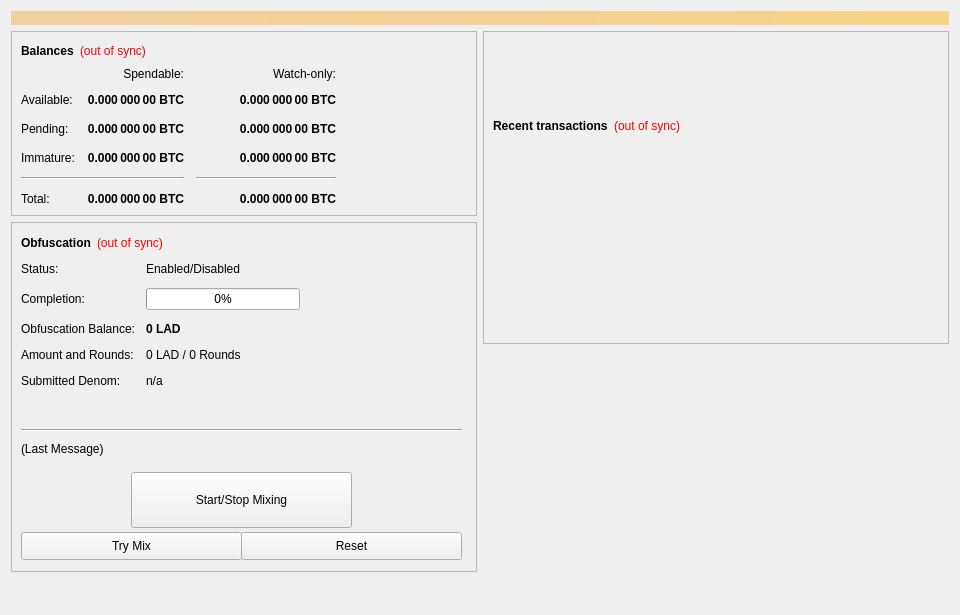
<?xml version="1.0" encoding="UTF-8"?>
<ui version="4.0">
 <class>OverviewPage</class>
 <widget class="QWidget" name="OverviewPage">
  <property name="geometry">
   <rect>
    <x>0</x>
    <y>0</y>
    <width>960</width>
    <height>615</height>
   </rect>
  </property>
  <property name="minimumSize">
   <size>
    <width>960</width>
    <height>0</height>
   </size>
  </property>
  <property name="windowTitle">
   <string>Form</string>
  </property>
  <layout class="QVBoxLayout" name="topLayout">
   <item>
    <widget class="QLabel" name="labelAlerts">
     <property name="visible">
      <bool>false</bool>
     </property>
     <property name="styleSheet">
      <string notr="true">background-color: qlineargradient(x1: 0, y1: 0, x2: 1, y2: 0, stop:0 #F0D0A0, stop:1 #F8D488); color:#000000;</string>
     </property>
     <property name="wordWrap">
      <bool>true</bool>
     </property>
     <property name="margin">
      <number>3</number>
     </property>
    </widget>
   </item>
   <item>
    <layout class="QHBoxLayout" name="horizontalLayout" stretch="1,1">
     <item>
      <layout class="QVBoxLayout" name="verticalLayout_2">
       <item>
        <widget class="QFrame" name="frame">
         <property name="frameShape">
          <enum>QFrame::StyledPanel</enum>
         </property>
         <property name="frameShadow">
          <enum>QFrame::Raised</enum>
         </property>
         <layout class="QVBoxLayout" name="verticalLayout_4">
          <item>
           <layout class="QHBoxLayout" name="horizontalLayout_4">
            <item>
             <widget class="QLabel" name="label_5">
              <property name="font">
               <font>
                <weight>75</weight>
                <bold>true</bold>
               </font>
              </property>
              <property name="text">
               <string>Balances</string>
              </property>
             </widget>
            </item>
            <item>
             <widget class="QLabel" name="labelWalletStatus">
              <property name="cursor">
               <cursorShape>WhatsThisCursor</cursorShape>
              </property>
              <property name="toolTip">
               <string>The displayed information may be out of date. Your wallet automatically synchronizes with the LemonAd network after a connection is established, but this process has not completed yet.</string>
              </property>
              <property name="styleSheet">
               <string notr="true">QLabel { color: red; }</string>
              </property>
              <property name="text">
               <string notr="true">(out of sync)</string>
              </property>
              <property name="alignment">
               <set>Qt::AlignLeading|Qt::AlignLeft|Qt::AlignVCenter</set>
              </property>
             </widget>
            </item>
            <item>
             <spacer name="horizontalSpacer_3">
              <property name="orientation">
               <enum>Qt::Horizontal</enum>
              </property>
              <property name="sizeHint" stdset="0">
               <size>
                <width>40</width>
                <height>20</height>
               </size>
              </property>
             </spacer>
            </item>
           </layout>
          </item>
          <item>
           <layout class="QGridLayout" name="gridLayout">
            <property name="spacing">
             <number>12</number>
            </property>
            <item row="2" column="2">
             <widget class="QLabel" name="labelWatchPending">
              <property name="font">
               <font>
                <weight>75</weight>
                <bold>true</bold>
               </font>
              </property>
              <property name="cursor">
               <cursorShape>IBeamCursor</cursorShape>
              </property>
              <property name="toolTip">
               <string>Unconfirmed transactions to watch-only addresses</string>
              </property>
              <property name="text">
               <string notr="true">0.000 000 00 BTC</string>
              </property>
              <property name="alignment">
               <set>Qt::AlignRight|Qt::AlignTrailing|Qt::AlignVCenter</set>
              </property>
              <property name="textInteractionFlags">
               <set>Qt::LinksAccessibleByMouse|Qt::TextSelectableByKeyboard|Qt::TextSelectableByMouse</set>
              </property>
             </widget>
            </item>
            <item row="2" column="1">
             <widget class="QLabel" name="labelUnconfirmed">
              <property name="font">
               <font>
                <weight>75</weight>
                <bold>true</bold>
               </font>
              </property>
              <property name="cursor">
               <cursorShape>IBeamCursor</cursorShape>
              </property>
              <property name="toolTip">
               <string>Total of transactions that have yet to be confirmed, and do not yet count toward the spendable balance</string>
              </property>
              <property name="text">
               <string notr="true">0.000 000 00 BTC</string>
              </property>
              <property name="alignment">
               <set>Qt::AlignRight|Qt::AlignTrailing|Qt::AlignVCenter</set>
              </property>
              <property name="textInteractionFlags">
               <set>Qt::LinksAccessibleByMouse|Qt::TextSelectableByKeyboard|Qt::TextSelectableByMouse</set>
              </property>
             </widget>
            </item>
            <item row="3" column="2">
             <widget class="QLabel" name="labelWatchImmature">
              <property name="font">
               <font>
                <weight>75</weight>
                <bold>true</bold>
               </font>
              </property>
              <property name="cursor">
               <cursorShape>IBeamCursor</cursorShape>
              </property>
              <property name="toolTip">
               <string>Staked or masternode rewards in watch-only addresses that has not yet matured</string>
              </property>
              <property name="text">
               <string notr="true">0.000 000 00 BTC</string>
              </property>
              <property name="alignment">
               <set>Qt::AlignRight|Qt::AlignTrailing|Qt::AlignVCenter</set>
              </property>
              <property name="textInteractionFlags">
               <set>Qt::LinksAccessibleByMouse|Qt::TextSelectableByKeyboard|Qt::TextSelectableByMouse</set>
              </property>
             </widget>
            </item>
            <item row="4" column="0" colspan="2">
             <widget class="Line" name="lineSpendableBalance">
              <property name="orientation">
               <enum>Qt::Horizontal</enum>
              </property>
             </widget>
            </item>
            <item row="4" column="2">
             <widget class="Line" name="lineWatchBalance">
              <property name="sizePolicy">
               <sizepolicy hsizetype="Preferred" vsizetype="Fixed">
                <horstretch>0</horstretch>
                <verstretch>0</verstretch>
               </sizepolicy>
              </property>
              <property name="minimumSize">
               <size>
                <width>140</width>
                <height>0</height>
               </size>
              </property>
              <property name="orientation">
               <enum>Qt::Horizontal</enum>
              </property>
             </widget>
            </item>
            <item row="5" column="0">
             <widget class="QLabel" name="labelTotalText">
              <property name="text">
               <string>Total:</string>
              </property>
             </widget>
            </item>
            <item row="3" column="1">
             <widget class="QLabel" name="labelImmature">
              <property name="font">
               <font>
                <weight>75</weight>
                <bold>true</bold>
               </font>
              </property>
              <property name="cursor">
               <cursorShape>IBeamCursor</cursorShape>
              </property>
              <property name="toolTip">
               <string>Staked or masternode rewards that has not yet matured</string>
              </property>
              <property name="text">
               <string notr="true">0.000 000 00 BTC</string>
              </property>
              <property name="alignment">
               <set>Qt::AlignRight|Qt::AlignTrailing|Qt::AlignVCenter</set>
              </property>
              <property name="textInteractionFlags">
               <set>Qt::LinksAccessibleByMouse|Qt::TextSelectableByKeyboard|Qt::TextSelectableByMouse</set>
              </property>
             </widget>
            </item>
            <item row="2" column="3">
             <spacer name="horizontalSpacer_2">
              <property name="orientation">
               <enum>Qt::Horizontal</enum>
              </property>
              <property name="sizeHint" stdset="0">
               <size>
                <width>40</width>
                <height>20</height>
               </size>
              </property>
             </spacer>
            </item>
            <item row="3" column="0">
             <widget class="QLabel" name="labelImmatureText">
              <property name="text">
               <string>Immature:</string>
              </property>
             </widget>
            </item>
            <item row="5" column="1">
             <widget class="QLabel" name="labelTotal">
              <property name="font">
               <font>
                <weight>75</weight>
                <bold>true</bold>
               </font>
              </property>
              <property name="cursor">
               <cursorShape>IBeamCursor</cursorShape>
              </property>
              <property name="toolTip">
               <string>Your current total balance</string>
              </property>
              <property name="text">
               <string notr="true">0.000 000 00 BTC</string>
              </property>
              <property name="alignment">
               <set>Qt::AlignRight|Qt::AlignTrailing|Qt::AlignVCenter</set>
              </property>
              <property name="textInteractionFlags">
               <set>Qt::LinksAccessibleByMouse|Qt::TextSelectableByKeyboard|Qt::TextSelectableByMouse</set>
              </property>
             </widget>
            </item>
            <item row="5" column="2">
             <widget class="QLabel" name="labelWatchTotal">
              <property name="font">
               <font>
                <weight>75</weight>
                <bold>true</bold>
               </font>
              </property>
              <property name="cursor">
               <cursorShape>IBeamCursor</cursorShape>
              </property>
              <property name="toolTip">
               <string>Current total balance in watch-only addresses</string>
              </property>
              <property name="text">
               <string notr="true">0.000 000 00 BTC</string>
              </property>
              <property name="alignment">
               <set>Qt::AlignRight|Qt::AlignTrailing|Qt::AlignVCenter</set>
              </property>
              <property name="textInteractionFlags">
               <set>Qt::LinksAccessibleByMouse|Qt::TextSelectableByKeyboard|Qt::TextSelectableByMouse</set>
              </property>
             </widget>
            </item>
            <item row="0" column="2">
             <widget class="QLabel" name="labelWatchonly">
              <property name="text">
               <string>Watch-only:</string>
              </property>
              <property name="alignment">
               <set>Qt::AlignRight|Qt::AlignTrailing|Qt::AlignVCenter</set>
              </property>
             </widget>
            </item>
            <item row="1" column="0">
             <widget class="QLabel" name="labelBalanceText">
              <property name="text">
               <string>Available:</string>
              </property>
             </widget>
            </item>
            <item row="1" column="1">
             <widget class="QLabel" name="labelBalance">
              <property name="font">
               <font>
                <weight>75</weight>
                <bold>true</bold>
               </font>
              </property>
              <property name="cursor">
               <cursorShape>IBeamCursor</cursorShape>
              </property>
              <property name="toolTip">
               <string>Your current spendable balance</string>
              </property>
              <property name="text">
               <string notr="true">0.000 000 00 BTC</string>
              </property>
              <property name="alignment">
               <set>Qt::AlignRight|Qt::AlignTrailing|Qt::AlignVCenter</set>
              </property>
              <property name="textInteractionFlags">
               <set>Qt::LinksAccessibleByMouse|Qt::TextSelectableByKeyboard|Qt::TextSelectableByMouse</set>
              </property>
             </widget>
            </item>
            <item row="1" column="2">
             <widget class="QLabel" name="labelWatchAvailable">
              <property name="font">
               <font>
                <weight>75</weight>
                <bold>true</bold>
               </font>
              </property>
              <property name="cursor">
               <cursorShape>IBeamCursor</cursorShape>
              </property>
              <property name="toolTip">
               <string>Your current balance in watch-only addresses</string>
              </property>
              <property name="text">
               <string notr="true">0.000 000 00 BTC</string>
              </property>
              <property name="alignment">
               <set>Qt::AlignRight|Qt::AlignTrailing|Qt::AlignVCenter</set>
              </property>
              <property name="textInteractionFlags">
               <set>Qt::LinksAccessibleByMouse|Qt::TextSelectableByKeyboard|Qt::TextSelectableByMouse</set>
              </property>
             </widget>
            </item>
            <item row="2" column="0">
             <widget class="QLabel" name="labelPendingText">
              <property name="text">
               <string>Pending:</string>
              </property>
             </widget>
            </item>
            <item row="0" column="1">
             <widget class="QLabel" name="labelSpendable">
              <property name="text">
               <string>Spendable:</string>
              </property>
              <property name="alignment">
               <set>Qt::AlignRight|Qt::AlignTrailing|Qt::AlignVCenter</set>
              </property>
             </widget>
            </item>
           </layout>
          </item>
         </layout>
        </widget>
       </item>
       <item>
        <widget class="QFrame" name="frameObfuscation">
         <property name="minimumSize">
          <size>
           <width>0</width>
           <height>350</height>
          </size>
         </property>
         <property name="layoutDirection">
          <enum>Qt::LeftToRight</enum>
         </property>
         <property name="frameShape">
          <enum>QFrame::StyledPanel</enum>
         </property>
         <property name="frameShadow">
          <enum>QFrame::Raised</enum>
         </property>
         <widget class="QWidget" name="formLayoutWidget">
          <property name="geometry">
           <rect>
            <x>10</x>
            <y>40</y>
            <width>451</width>
            <height>161</height>
           </rect>
          </property>
          <layout class="QFormLayout" name="formLayout">
           <property name="fieldGrowthPolicy">
            <enum>QFormLayout::AllNonFixedFieldsGrow</enum>
           </property>
           <property name="horizontalSpacing">
            <number>11</number>
           </property>
           <property name="verticalSpacing">
            <number>12</number>
           </property>
           <item row="0" column="0">
            <widget class="QLabel" name="label_6">
             <property name="text">
              <string>Status:</string>
             </property>
            </widget>
           </item>
           <item row="1" column="0">
            <widget class="QLabel" name="label_7">
             <property name="text">
              <string>Completion:</string>
             </property>
            </widget>
           </item>
           <item row="1" column="1">
            <widget class="QProgressBar" name="obfuscationProgress">
             <property name="maximumSize">
              <size>
               <width>154</width>
               <height>16777215</height>
              </size>
             </property>
             <property name="value">
              <number>0</number>
             </property>
            </widget>
           </item>
           <item row="2" column="0">
            <widget class="QLabel" name="labelAnonymizedText">
             <property name="text">
              <string>Obfuscation Balance:</string>
             </property>
            </widget>
           </item>
           <item row="2" column="1">
            <widget class="QLabel" name="labelAnonymized">
             <property name="font">
              <font>
               <weight>75</weight>
               <bold>true</bold>
              </font>
             </property>
             <property name="text">
              <string notr="true">0 LAD</string>
             </property>
            </widget>
           </item>
           <item row="3" column="0">
            <widget class="QLabel" name="label_8">
             <property name="text">
              <string>Amount and Rounds:</string>
             </property>
            </widget>
           </item>
           <item row="3" column="1">
            <widget class="QLabel" name="labelAmountRounds">
             <property name="text">
              <string>0 LAD / 0 Rounds</string>
             </property>
            </widget>
           </item>
           <item row="4" column="0">
            <widget class="QLabel" name="label_9">
             <property name="text">
              <string>Submitted Denom:</string>
             </property>
            </widget>
           </item>
           <item row="4" column="1">
            <widget class="QLabel" name="labelSubmittedDenom">
             <property name="toolTip">
              <string>The denominations you submitted to the Masternode.&lt;br&gt;To mix, other users must submit the exact same denominations.</string>
             </property>
             <property name="text">
              <string>n/a</string>
             </property>
            </widget>
           </item>
           <item row="0" column="1">
            <widget class="QLabel" name="obfuscationEnabled">
             <property name="text">
              <string>Enabled/Disabled</string>
             </property>
            </widget>
           </item>
          </layout>
         </widget>
         <widget class="QPushButton" name="runAutoDenom">
          <property name="geometry">
           <rect>
            <x>251</x>
            <y>17</y>
            <width>1</width>
            <height>1</height>
           </rect>
          </property>
          <property name="palette">
           <palette>
            <active>
             <colorrole role="WindowText">
              <brush brushstyle="SolidPattern">
               <color alpha="255">
                <red>0</red>
                <green>0</green>
                <blue>0</blue>
               </color>
              </brush>
             </colorrole>
             <colorrole role="Button">
              <brush brushstyle="SolidPattern">
               <color alpha="255">
                <red>239</red>
                <green>238</green>
                <blue>238</blue>
               </color>
              </brush>
             </colorrole>
             <colorrole role="Light">
              <brush brushstyle="SolidPattern">
               <color alpha="255">
                <red>255</red>
                <green>255</green>
                <blue>255</blue>
               </color>
              </brush>
             </colorrole>
             <colorrole role="Midlight">
              <brush brushstyle="SolidPattern">
               <color alpha="255">
                <red>247</red>
                <green>246</green>
                <blue>246</blue>
               </color>
              </brush>
             </colorrole>
             <colorrole role="Dark">
              <brush brushstyle="SolidPattern">
               <color alpha="255">
                <red>119</red>
                <green>119</green>
                <blue>119</blue>
               </color>
              </brush>
             </colorrole>
             <colorrole role="Mid">
              <brush brushstyle="SolidPattern">
               <color alpha="255">
                <red>159</red>
                <green>159</green>
                <blue>159</blue>
               </color>
              </brush>
             </colorrole>
             <colorrole role="Text">
              <brush brushstyle="SolidPattern">
               <color alpha="255">
                <red>0</red>
                <green>0</green>
                <blue>0</blue>
               </color>
              </brush>
             </colorrole>
             <colorrole role="BrightText">
              <brush brushstyle="SolidPattern">
               <color alpha="255">
                <red>255</red>
                <green>255</green>
                <blue>255</blue>
               </color>
              </brush>
             </colorrole>
             <colorrole role="ButtonText">
              <brush brushstyle="SolidPattern">
               <color alpha="255">
                <red>0</red>
                <green>0</green>
                <blue>0</blue>
               </color>
              </brush>
             </colorrole>
             <colorrole role="Base">
              <brush brushstyle="SolidPattern">
               <color alpha="255">
                <red>255</red>
                <green>255</green>
                <blue>255</blue>
               </color>
              </brush>
             </colorrole>
             <colorrole role="Window">
              <brush brushstyle="SolidPattern">
               <color alpha="255">
                <red>239</red>
                <green>238</green>
                <blue>238</blue>
               </color>
              </brush>
             </colorrole>
             <colorrole role="Shadow">
              <brush brushstyle="SolidPattern">
               <color alpha="255">
                <red>0</red>
                <green>0</green>
                <blue>0</blue>
               </color>
              </brush>
             </colorrole>
             <colorrole role="AlternateBase">
              <brush brushstyle="SolidPattern">
               <color alpha="255">
                <red>247</red>
                <green>246</green>
                <blue>246</blue>
               </color>
              </brush>
             </colorrole>
             <colorrole role="ToolTipBase">
              <brush brushstyle="SolidPattern">
               <color alpha="255">
                <red>255</red>
                <green>255</green>
                <blue>220</blue>
               </color>
              </brush>
             </colorrole>
             <colorrole role="ToolTipText">
              <brush brushstyle="SolidPattern">
               <color alpha="255">
                <red>0</red>
                <green>0</green>
                <blue>0</blue>
               </color>
              </brush>
             </colorrole>
            </active>
            <inactive>
             <colorrole role="WindowText">
              <brush brushstyle="SolidPattern">
               <color alpha="255">
                <red>0</red>
                <green>0</green>
                <blue>0</blue>
               </color>
              </brush>
             </colorrole>
             <colorrole role="Button">
              <brush brushstyle="SolidPattern">
               <color alpha="255">
                <red>239</red>
                <green>238</green>
                <blue>238</blue>
               </color>
              </brush>
             </colorrole>
             <colorrole role="Light">
              <brush brushstyle="SolidPattern">
               <color alpha="255">
                <red>255</red>
                <green>255</green>
                <blue>255</blue>
               </color>
              </brush>
             </colorrole>
             <colorrole role="Midlight">
              <brush brushstyle="SolidPattern">
               <color alpha="255">
                <red>247</red>
                <green>246</green>
                <blue>246</blue>
               </color>
              </brush>
             </colorrole>
             <colorrole role="Dark">
              <brush brushstyle="SolidPattern">
               <color alpha="255">
                <red>119</red>
                <green>119</green>
                <blue>119</blue>
               </color>
              </brush>
             </colorrole>
             <colorrole role="Mid">
              <brush brushstyle="SolidPattern">
               <color alpha="255">
                <red>159</red>
                <green>159</green>
                <blue>159</blue>
               </color>
              </brush>
             </colorrole>
             <colorrole role="Text">
              <brush brushstyle="SolidPattern">
               <color alpha="255">
                <red>0</red>
                <green>0</green>
                <blue>0</blue>
               </color>
              </brush>
             </colorrole>
             <colorrole role="BrightText">
              <brush brushstyle="SolidPattern">
               <color alpha="255">
                <red>255</red>
                <green>255</green>
                <blue>255</blue>
               </color>
              </brush>
             </colorrole>
             <colorrole role="ButtonText">
              <brush brushstyle="SolidPattern">
               <color alpha="255">
                <red>0</red>
                <green>0</green>
                <blue>0</blue>
               </color>
              </brush>
             </colorrole>
             <colorrole role="Base">
              <brush brushstyle="SolidPattern">
               <color alpha="255">
                <red>255</red>
                <green>255</green>
                <blue>255</blue>
               </color>
              </brush>
             </colorrole>
             <colorrole role="Window">
              <brush brushstyle="SolidPattern">
               <color alpha="255">
                <red>239</red>
                <green>238</green>
                <blue>238</blue>
               </color>
              </brush>
             </colorrole>
             <colorrole role="Shadow">
              <brush brushstyle="SolidPattern">
               <color alpha="255">
                <red>0</red>
                <green>0</green>
                <blue>0</blue>
               </color>
              </brush>
             </colorrole>
             <colorrole role="AlternateBase">
              <brush brushstyle="SolidPattern">
               <color alpha="255">
                <red>247</red>
                <green>246</green>
                <blue>246</blue>
               </color>
              </brush>
             </colorrole>
             <colorrole role="ToolTipBase">
              <brush brushstyle="SolidPattern">
               <color alpha="255">
                <red>255</red>
                <green>255</green>
                <blue>220</blue>
               </color>
              </brush>
             </colorrole>
             <colorrole role="ToolTipText">
              <brush brushstyle="SolidPattern">
               <color alpha="255">
                <red>0</red>
                <green>0</green>
                <blue>0</blue>
               </color>
              </brush>
             </colorrole>
            </inactive>
            <disabled>
             <colorrole role="WindowText">
              <brush brushstyle="SolidPattern">
               <color alpha="255">
                <red>119</red>
                <green>119</green>
                <blue>119</blue>
               </color>
              </brush>
             </colorrole>
             <colorrole role="Button">
              <brush brushstyle="SolidPattern">
               <color alpha="255">
                <red>239</red>
                <green>238</green>
                <blue>238</blue>
               </color>
              </brush>
             </colorrole>
             <colorrole role="Light">
              <brush brushstyle="SolidPattern">
               <color alpha="255">
                <red>255</red>
                <green>255</green>
                <blue>255</blue>
               </color>
              </brush>
             </colorrole>
             <colorrole role="Midlight">
              <brush brushstyle="SolidPattern">
               <color alpha="255">
                <red>247</red>
                <green>246</green>
                <blue>246</blue>
               </color>
              </brush>
             </colorrole>
             <colorrole role="Dark">
              <brush brushstyle="SolidPattern">
               <color alpha="255">
                <red>119</red>
                <green>119</green>
                <blue>119</blue>
               </color>
              </brush>
             </colorrole>
             <colorrole role="Mid">
              <brush brushstyle="SolidPattern">
               <color alpha="255">
                <red>159</red>
                <green>159</green>
                <blue>159</blue>
               </color>
              </brush>
             </colorrole>
             <colorrole role="Text">
              <brush brushstyle="SolidPattern">
               <color alpha="255">
                <red>119</red>
                <green>119</green>
                <blue>119</blue>
               </color>
              </brush>
             </colorrole>
             <colorrole role="BrightText">
              <brush brushstyle="SolidPattern">
               <color alpha="255">
                <red>255</red>
                <green>255</green>
                <blue>255</blue>
               </color>
              </brush>
             </colorrole>
             <colorrole role="ButtonText">
              <brush brushstyle="SolidPattern">
               <color alpha="255">
                <red>119</red>
                <green>119</green>
                <blue>119</blue>
               </color>
              </brush>
             </colorrole>
             <colorrole role="Base">
              <brush brushstyle="SolidPattern">
               <color alpha="255">
                <red>239</red>
                <green>238</green>
                <blue>238</blue>
               </color>
              </brush>
             </colorrole>
             <colorrole role="Window">
              <brush brushstyle="SolidPattern">
               <color alpha="255">
                <red>239</red>
                <green>238</green>
                <blue>238</blue>
               </color>
              </brush>
             </colorrole>
             <colorrole role="Shadow">
              <brush brushstyle="SolidPattern">
               <color alpha="255">
                <red>0</red>
                <green>0</green>
                <blue>0</blue>
               </color>
              </brush>
             </colorrole>
             <colorrole role="AlternateBase">
              <brush brushstyle="SolidPattern">
               <color alpha="255">
                <red>239</red>
                <green>238</green>
                <blue>238</blue>
               </color>
              </brush>
             </colorrole>
             <colorrole role="ToolTipBase">
              <brush brushstyle="SolidPattern">
               <color alpha="255">
                <red>255</red>
                <green>255</green>
                <blue>220</blue>
               </color>
              </brush>
             </colorrole>
             <colorrole role="ToolTipText">
              <brush brushstyle="SolidPattern">
               <color alpha="255">
                <red>0</red>
                <green>0</green>
                <blue>0</blue>
               </color>
              </brush>
             </colorrole>
            </disabled>
           </palette>
          </property>
          <property name="focusPolicy">
           <enum>Qt::NoFocus</enum>
          </property>
          <property name="autoFillBackground">
           <bool>true</bool>
          </property>
          <property name="text">
           <string/>
          </property>
          <property name="flat">
           <bool>true</bool>
          </property>
         </widget>
         <widget class="QPushButton" name="toggleObfuscation">
          <property name="geometry">
           <rect>
            <x>120</x>
            <y>250</y>
            <width>221</width>
            <height>56</height>
           </rect>
          </property>
          <property name="sizePolicy">
           <sizepolicy hsizetype="MinimumExpanding" vsizetype="Fixed">
            <horstretch>0</horstretch>
            <verstretch>0</verstretch>
           </sizepolicy>
          </property>
          <property name="text">
           <string>Start/Stop Mixing</string>
          </property>
         </widget>
         <widget class="Line" name="lineLastMessage">
          <property name="geometry">
           <rect>
            <x>10</x>
            <y>200</y>
            <width>441</width>
            <height>16</height>
           </rect>
          </property>
          <property name="orientation">
           <enum>Qt::Horizontal</enum>
          </property>
         </widget>
         <widget class="QLabel" name="obfuscationStatus">
          <property name="geometry">
           <rect>
            <x>10</x>
            <y>220</y>
            <width>451</width>
            <height>61</height>
           </rect>
          </property>
          <property name="minimumSize">
           <size>
            <width>288</width>
            <height>43</height>
           </size>
          </property>
          <property name="text">
           <string>(Last Message)</string>
          </property>
          <property name="alignment">
           <set>Qt::AlignLeading|Qt::AlignLeft|Qt::AlignTop</set>
          </property>
          <property name="wordWrap">
           <bool>true</bool>
          </property>
         </widget>
         <widget class="QPushButton" name="obfuscationAuto">
          <property name="geometry">
           <rect>
            <x>10</x>
            <y>310</y>
            <width>221</width>
            <height>28</height>
           </rect>
          </property>
          <property name="sizePolicy">
           <sizepolicy hsizetype="MinimumExpanding" vsizetype="Fixed">
            <horstretch>0</horstretch>
            <verstretch>0</verstretch>
           </sizepolicy>
          </property>
          <property name="toolTip">
           <string>Try to manually submit a Obfuscation request.</string>
          </property>
          <property name="text">
           <string>Try Mix</string>
          </property>
         </widget>
         <widget class="QPushButton" name="obfuscationReset">
          <property name="geometry">
           <rect>
            <x>230</x>
            <y>310</y>
            <width>221</width>
            <height>28</height>
           </rect>
          </property>
          <property name="sizePolicy">
           <sizepolicy hsizetype="MinimumExpanding" vsizetype="Fixed">
            <horstretch>0</horstretch>
            <verstretch>0</verstretch>
           </sizepolicy>
          </property>
          <property name="toolTip">
           <string>Reset the current status of Obfuscation (can interrupt Obfuscation if it's in the process of Mixing, which can cost you money!)</string>
          </property>
          <property name="autoFillBackground">
           <bool>false</bool>
          </property>
          <property name="text">
           <string>Reset</string>
          </property>
         </widget>
         <widget class="QWidget" name="layoutWidget">
          <property name="geometry">
           <rect>
            <x>10</x>
            <y>10</y>
            <width>431</width>
            <height>22</height>
           </rect>
          </property>
          <layout class="QHBoxLayout" name="horizontalLayout_5">
           <item>
            <widget class="QLabel" name="label_2">
             <property name="font">
              <font>
               <weight>75</weight>
               <bold>true</bold>
              </font>
             </property>
             <property name="text">
              <string>Obfuscation</string>
             </property>
            </widget>
           </item>
           <item>
            <widget class="QLabel" name="labelObfuscationSyncStatus">
             <property name="toolTip">
              <string>The displayed information may be out of date. Your wallet automatically synchronizes with the LemonAd network after a connection is established, but this process has not completed yet.</string>
             </property>
             <property name="styleSheet">
              <string notr="true">QLabel { color: red; }</string>
             </property>
             <property name="text">
              <string notr="true">(out of sync)</string>
             </property>
             <property name="alignment">
              <set>Qt::AlignLeading|Qt::AlignLeft|Qt::AlignVCenter</set>
             </property>
            </widget>
           </item>
           <item>
            <spacer name="horizontalSpacer_4">
             <property name="orientation">
              <enum>Qt::Horizontal</enum>
             </property>
             <property name="sizeHint" stdset="0">
              <size>
               <width>40</width>
               <height>20</height>
              </size>
             </property>
            </spacer>
           </item>
          </layout>
         </widget>
        </widget>
       </item>
       <item>
        <spacer name="verticalSpacer">
         <property name="orientation">
          <enum>Qt::Vertical</enum>
         </property>
         <property name="sizeHint" stdset="0">
          <size>
           <width>20</width>
           <height>40</height>
          </size>
         </property>
        </spacer>
       </item>
      </layout>
     </item>
     <item>
      <layout class="QVBoxLayout" name="verticalLayout_3">
       <item>
        <widget class="QFrame" name="frame_2">
         <property name="frameShape">
          <enum>QFrame::StyledPanel</enum>
         </property>
         <property name="frameShadow">
          <enum>QFrame::Raised</enum>
         </property>
         <layout class="QVBoxLayout" name="verticalLayout">
          <item>
           <spacer name="verticalSpacer_3">
            <property name="orientation">
             <enum>Qt::Vertical</enum>
            </property>
            <property name="sizeType">
             <enum>QSizePolicy::Fixed</enum>
            </property>
            <property name="sizeHint" stdset="0">
             <size>
              <width>20</width>
              <height>75</height>
             </size>
            </property>
           </spacer>
          </item>
          <item>
           <layout class="QHBoxLayout" name="horizontalLayout_2">
            <item>
             <widget class="QLabel" name="label_4">
              <property name="font">
               <font>
                <weight>75</weight>
                <bold>true</bold>
               </font>
              </property>
              <property name="text">
               <string>Recent transactions</string>
              </property>
             </widget>
            </item>
            <item>
             <widget class="QLabel" name="labelTransactionsStatus">
              <property name="cursor">
               <cursorShape>WhatsThisCursor</cursorShape>
              </property>
              <property name="toolTip">
               <string>The displayed information may be out of date. Your wallet automatically synchronizes with the LemonAd network after a connection is established, but this process has not completed yet.</string>
              </property>
              <property name="styleSheet">
               <string notr="true">QLabel { color: red; }</string>
              </property>
              <property name="text">
               <string notr="true">(out of sync)</string>
              </property>
              <property name="alignment">
               <set>Qt::AlignRight|Qt::AlignTrailing|Qt::AlignVCenter</set>
              </property>
             </widget>
            </item>
            <item>
             <spacer name="horizontalSpacer">
              <property name="orientation">
               <enum>Qt::Horizontal</enum>
              </property>
              <property name="sizeHint" stdset="0">
               <size>
                <width>40</width>
                <height>20</height>
               </size>
              </property>
             </spacer>
            </item>
           </layout>
          </item>
          <item>
           <widget class="QListView" name="listTransactions">
            <property name="styleSheet">
             <string notr="true">QListView { background: transparent; }</string>
            </property>
            <property name="frameShape">
             <enum>QFrame::NoFrame</enum>
            </property>
            <property name="verticalScrollBarPolicy">
             <enum>Qt::ScrollBarAlwaysOff</enum>
            </property>
            <property name="horizontalScrollBarPolicy">
             <enum>Qt::ScrollBarAlwaysOff</enum>
            </property>
            <property name="selectionMode">
             <enum>QAbstractItemView::NoSelection</enum>
            </property>
           </widget>
          </item>
         </layout>
        </widget>
       </item>
       <item>
        <spacer name="verticalSpacer_2">
         <property name="orientation">
          <enum>Qt::Vertical</enum>
         </property>
         <property name="sizeType">
          <enum>QSizePolicy::Expanding</enum>
         </property>
         <property name="sizeHint" stdset="0">
          <size>
           <width>20</width>
           <height>40</height>
          </size>
         </property>
        </spacer>
       </item>
      </layout>
     </item>
    </layout>
   </item>
  </layout>
 </widget>
 <resources/>
 <connections/>
</ui>
